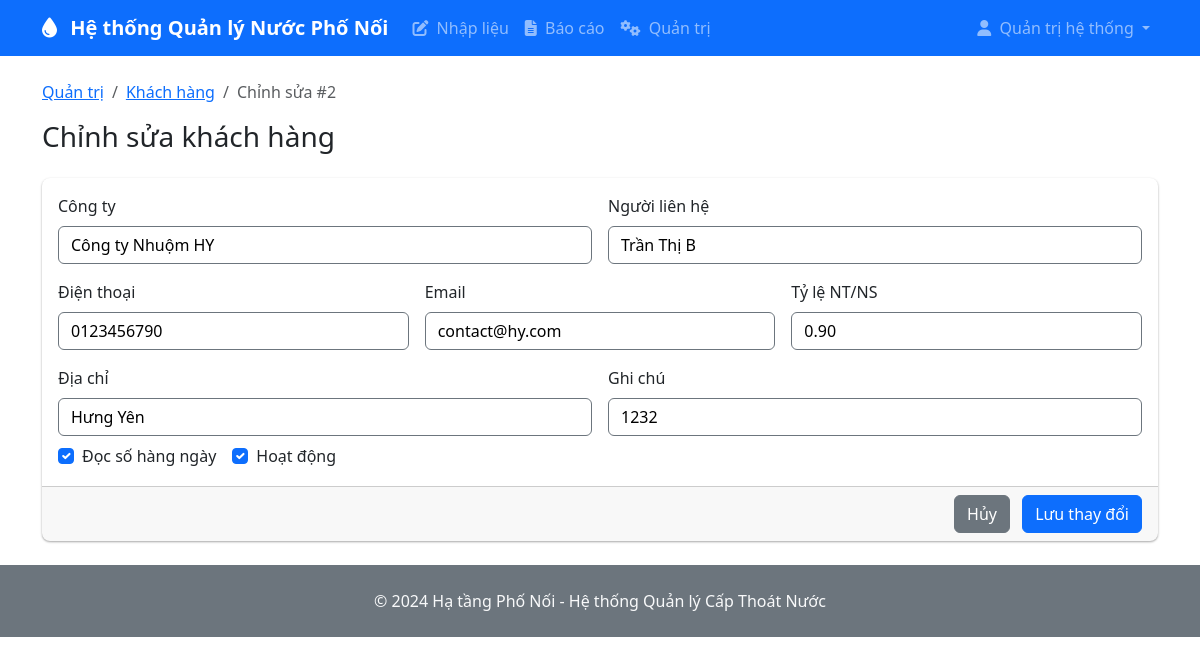
Screenshot of /customers/2/edit (signed in) with the database file from the repository.
### models.py (models this page shows)
class User(UserMixin, db.Model):
    id = db.Column(db.Integer, primary_key=True)
    username = db.Column(db.String(64), unique=True, nullable=False)
    email = db.Column(db.String(120), unique=True, nullable=False)
    password_hash = db.Column(db.String(256))
    role = db.Column(Enum(UserRole), nullable=False, default=UserRole.DATA_ENTRY)
    full_name = db.Column(db.String(120))
    created_at = db.Column(db.DateTime, default=datetime.utcnow)
    is_active = db.Column(db.Boolean, default=True)

class Customer(db.Model):
    id = db.Column(db.Integer, primary_key=True)
    company_name = db.Column(db.String(200), nullable=False)
    contact_person = db.Column(db.String(120))
    phone = db.Column(db.String(20))
    email = db.Column(db.String(120))
    address = db.Column(db.Text)
    notes = db.Column(db.Text)
    water_ratio = db.Column(db.Float, default=0.8)  # Wastewater to clean water ratio
    daily_reading = db.Column(db.Boolean, default=False)  # True for large customers
    created_at = db.Column(db.DateTime, default=datetime.utcnow)
    is_active = db.Column(db.Boolean, default=True)

### routes.py (the view, shortened to what this page needs)
@app.route('/customers/<int:customer_id>/edit', methods=['GET', 'POST'])
@login_required
def edit_customer(customer_id):
    customer = Customer.query.get_or_404(customer_id)
    return render_template('edit_page/customer_edit.html', customer=customer)

### app.py (called while the page is built)
@login_manager.user_loader
def load_user(user_id):
    from models import User
    return User.query.get(int(user_id))

### templates/edit_page/customer_edit.html (shortened to what this page needs)
{% extends "base.html" %}
{% block content %}
<div class="row">
  <div class="col-12">
    <nav aria-label="breadcrumb">
      <ol class="breadcrumb">
        <li class="breadcrumb-item"><a href="{{ url_for('admin') }}">Quản trị</a></li>
        <li class="breadcrumb-item"><a href="{{ url_for('admin') }}#customers">Khách hàng</a></li>
        <li class="breadcrumb-item active" aria-current="page">Chỉnh sửa #{{ customer.id }}</li>
      </ol>
    </nav>
    <h3>Chỉnh sửa khách hàng</h3>
  </div>
</div>
<form method="post" action="{{ url_for('edit_customer', customer_id=customer.id) }}">
  <div class="card mt-3">
    <div class="card-body">
      <div class="row g-3">
        <div class="col-md-6">
          <label class="form-label">Công ty</label>
          <input name="company_name" class="form-control" required value="{{ customer.company_name }}">
        </div>
        <div class="col-md-6">
          <label class="form-label">Người liên hệ</label>
          <input name="contact_person" class="form-control" value="{{ customer.contact_person or '' }}">
        </div>
        <div class="col-md-4">
          <label class="form-label">Điện thoại</label>
          <input name="phone" class="form-control" value="{{ customer.phone or '' }}">
        </div>
        <div class="col-md-4">
          <label class="form-label">Email</label>
          <input name="email" type="email" class="form-control" value="{{ customer.email or '' }}">
        </div>
        <div class="col-md-4">
          <label class="form-label">Tỷ lệ NT/NS</label>
          <input name="water_ratio" type="number" step="0.01" class="form-control" value="{{ '%.2f'|format(customer.water_ratio or 0) }}">
        </div>
        <div class="col-md-6">
          <label class="form-label">Địa chỉ</label>
          <input name="address" class="form-control" value="{{ customer.address or '' }}">
        </div>
        <div class="col-md-6">
          <label class="form-label">Ghi chú</label>
          <input name="notes" class="form-control" value="{{ customer.notes or '' }}">
        </div>
        <div class="col-12 d-flex gap-3 align-items-center mt-2">
          <div class="form-check">
            <input class="form-check-input" type="checkbox" id="daily_reading" name="daily_reading" {% if customer.daily_reading %}checked{% endif %}>
            <label class="form-check-label" for="daily_reading">Đọc số hàng ngày</label>
          </div>
          <div class="form-check">
            <input class="form-check-input" type="checkbox" id="is_active" name="is_active" {% if customer.is_active %}checked{% endif %}>
            <label class="form-check-label" for="is_active">Hoạt động</label>
          </div>
        </div>
      </div>
    </div>
    <div class="card-footer text-end">
      <a class="btn btn-secondary me-2" href="{{ url_for('admin') }}#customers">Hủy</a>
      <button type="submit" class="btn btn-primary">Lưu thay đổi</button>
    </div>
  </div>
</form>
{% endblock %}

### templates/base.html (shortened to what this page needs)
<!DOCTYPE html>
<html lang="vi" data-bs-theme="light">
<head>
    <link href="https://cdn.jsdelivr.net/npm/bootstrap@5.3.3/dist/css/bootstrap.min.css" rel="stylesheet">
    <link rel="stylesheet" href="https://cdnjs.cloudflare.com/ajax/libs/font-awesome/6.4.0/css/all.min.css">
    <link rel="stylesheet" href="{{ url_for('static', filename='css/custom.css') }}">
</head>
<body>
    <nav class="navbar navbar-expand-lg navbar-dark bg-primary">
        <div class="container">
            <a class="navbar-brand" href="{{ url_for('dashboard') }}">
                <i class="fas fa-tint me-2"></i>
                Hệ thống Quản lý Nước Phố Nối
            </a>
            <div class="collapse navbar-collapse" id="navbarNav">
                <ul class="navbar-nav me-auto">
                    {% if current_user.is_authenticated %}
                    {% if current_user.role.value in ['data_entry', 'plant_manager', 'admin'] %}
                    <li class="nav-item">
                        <a class="nav-link" href="{{ url_for('data_entry') }}">
                            <i class="fas fa-edit me-1"></i> Nhập liệu
                        </a>
                    </li>
                    {% endif %}
                    {% if current_user.role.value in ['accounting', 'plant_manager', 'leadership', 'admin'] %}
                    <li class="nav-item">
                        <a class="nav-link" href="{{ url_for('reports') }}">
                            <i class="fas fa-file-alt me-1"></i> Báo cáo
                        </a>
                    </li>
                    {% endif %}
                    {% if current_user.role.value == 'admin' %}
                    <li class="nav-item">
                        <a class="nav-link" href="{{ url_for('admin') }}">
                            <i class="fas fa-cogs me-1"></i> Quản trị
                        </a>
                    </li>
                    {% endif %}
                    {% endif %}
                </ul>
                {% if current_user.is_authenticated %}
                <ul class="navbar-nav">
                    <li class="nav-item dropdown">
                        <a class="nav-link dropdown-toggle" href="#" role="button" data-bs-toggle="dropdown">
                            <i class="fas fa-user me-1"></i> {{ current_user.full_name or current_user.username }}
                        </a>
                    </li>
                </ul>
                {% endif %}
            </div>
        </div>
    </nav>
    <main class="container my-4">
        {% block content %}{% endblock %}
    </main>
    <footer class="bg-secondary text-light py-4 mt-auto">
        <div class="container text-center">
            <p class="mb-0">&copy; 2024 Hạ tầng Phố Nối - Hệ thống Quản lý Cấp Thoát Nước</p>
        </div>
    </footer>
</body>
</html>

### static/css/custom.css (style rules this page uses)
.btn { border-radius: 6px; font-weight: 500; }
.card { border: none; box-shadow: 0 1px 3px rgba(0,0,0,0.12), 0 1px 2px rgba(0,0,0,0.24); border-radius: 8px; }
.form-control, .form-select { border-radius: 6px; border: 1px solid var(--bs-border-color); }
.navbar-brand { font-weight: 600; }
.form-control { color: #000000 !important; background-color: rgb(255, 255, 255) !important; border-color: #6c757d !important; }

### rows the page displays
User: full_name "Quản trị hệ thống"
Customer: id "2", company_name "Công ty Nhuộm HY", contact_person "Trần Thị B", phone "0123456790", email "contact@hy.com", water_ratio "0.90", address "Hưng Yên", notes "1232", daily_reading "☑", is_active "☑"
